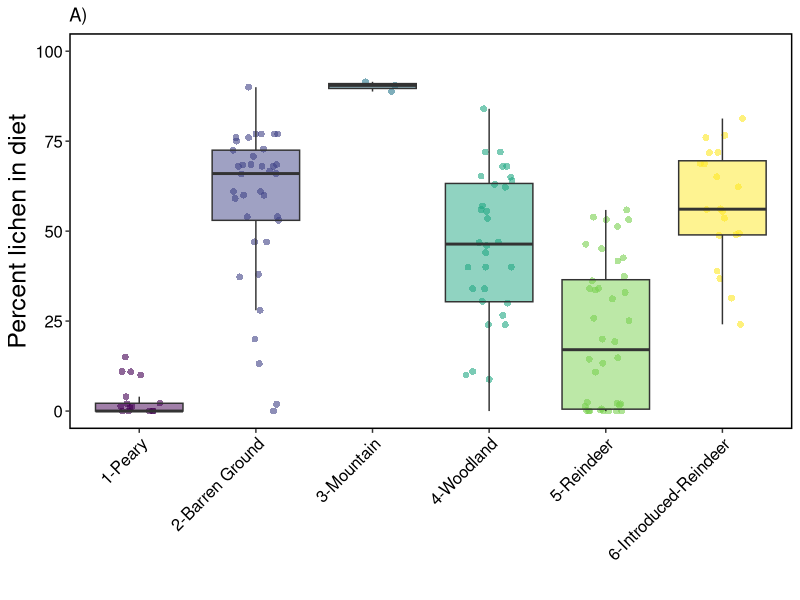
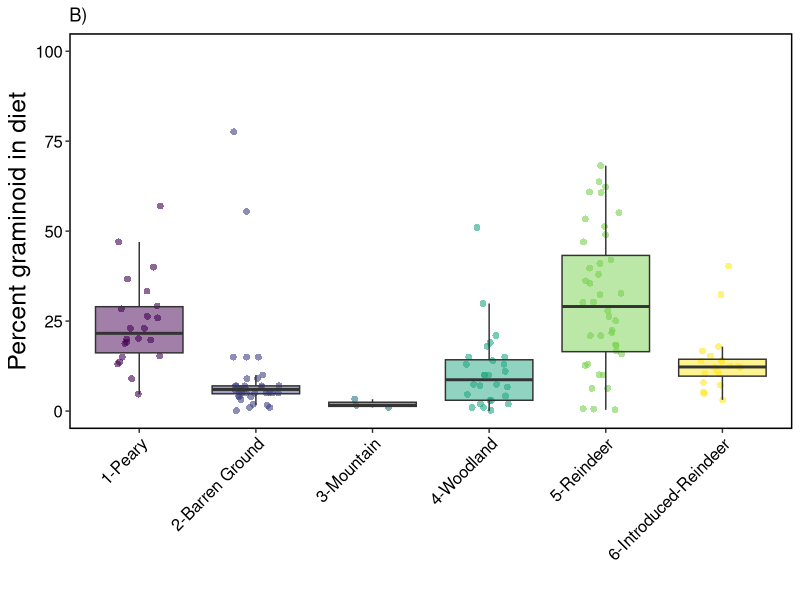

These figures' R source, in order: (Note: this script raises an error after producing the figures.)

library(data.table)
library(ggplot2)

sub <- fread("output/clean-data.csv")


png("figures/fig2.png", width = 6000, height = 4000, units = "px", res = 600)
aa <- ggplot(sub, 
             aes(Subspecies, lichen, fill=Subspecies)) + 
  geom_jitter(aes(color = Subspecies), 
              shape = 16,
              position = position_jitter(0.2),
              size = 2,
              alpha = 0.6) +
  geom_boxplot(aes(fill = Subspecies), 
               alpha = 0.5,
               outlier.color = NA) + 
  #geom_bar(stat = "identity", na.rm=TRUE, color = "black", alpha = 0.75) +
  #geom_errorbar(aes(ymin = meanDiet, 
  #                  ymax = meanDiet + sdDiet), width = 0.2) +
  ylab("Percent lichen in diet") + xlab("") +
  scale_fill_viridis_d() +
  scale_color_viridis_d() +
  ylim(0,100) +
  ggtitle("A)") +
  theme(legend.position = 'none',
        legend.key = element_blank(),
        legend.text = element_text(size = 12, color = "black"),
        legend.title = element_blank(),
        axis.title = element_text(size=18),
        axis.text.y = element_text(size=12, color = "black"),
        axis.text.x = element_text(size = 12, color = "black", angle = 45, hjust = 1), 
        strip.text  = element_text(size = 16),
        strip.background = element_rect(colour="black", size = 1, fill = "white"),
        panel.grid.minor = element_blank(),
        panel.background = element_blank(),
        panel.border = element_rect(colour = "black", fill=NA, size=1)) 

bb <- ggplot(sub, 
             aes(Subspecies, graminoid, fill=Subspecies)) + 
  geom_jitter(aes(color = Subspecies), 
              shape = 16,
              position = position_jitter(0.2),
              size = 2,
              alpha = 0.6) +
  geom_boxplot(aes(fill = Subspecies), 
               alpha = 0.5,
               outlier.color = NA) + 
  #geom_bar(stat = "identity", na.rm=TRUE, color = "black", alpha = 0.75) +
  #geom_errorbar(aes(ymin = meanDiet, 
  #                  ymax = meanDiet + sdDiet), width = 0.2) +
  ylab("Percent graminoid in diet") + xlab("") +
  scale_fill_viridis_d() +
  scale_color_viridis_d() +
  ylim(0,100) +
  ggtitle("B)") +
  theme(legend.position = 'none',
        legend.key = element_blank(),
        legend.text = element_text(size = 12, color = "black"),
        legend.title = element_blank(),
        axis.title = element_text(size=18),
        axis.text.y = element_text(size=12, color = "black"),
        axis.text.x = element_text(size = 12, color = "black", angle = 45, hjust = 1), 
        strip.text  = element_text(size = 16),
        strip.background = element_rect(colour="black", size = 1, fill = "white"),
        panel.grid.minor = element_blank(),
        panel.background = element_blank(),
        panel.border = element_rect(colour = "black", fill=NA, size=1)) 

grid.arrange(aa,bb, nrow = 1)

dev.off()
